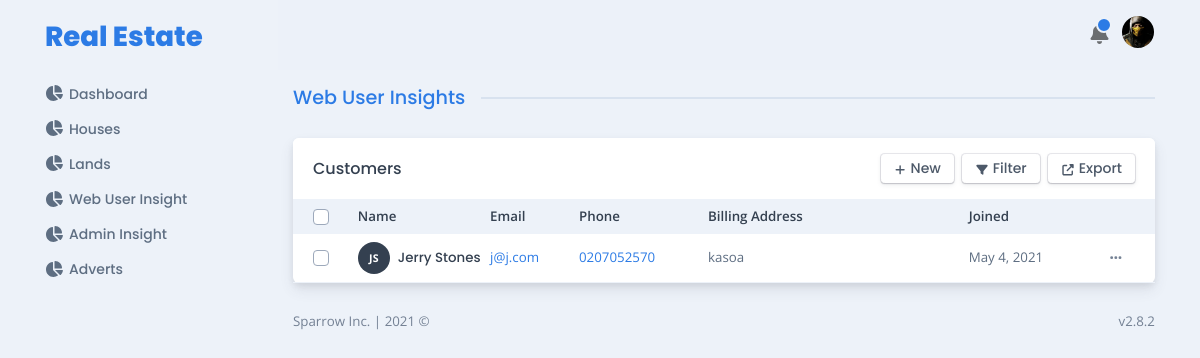
The app's page /user/site/visitors/ (signed in) with its own data.
### user/models.py (models this page shows, shortened)
class User(AbstractBaseUser, PermissionsMixin):
    uuid = models.UUIDField(default=uuid.uuid4, unique=True, blank=True, null=True)
    slug = models.SlugField(max_length=200, blank=True, null=True, unique=True)
    user_type = models.CharField(max_length=200, choices=USER_TYPES, blank=True, null=True)
    username = models.CharField(max_length=200, blank=True, null=True, unique=True)
    first_name = models.CharField(max_length=200, blank=True, null=True)
    last_name = models.CharField(max_length=200, blank=True, null=True)
    date_joined = models.DateTimeField(default=timezone.now)
    is_active = models.BooleanField(default=True, blank=True, null=True)
    is_staff = models.BooleanField(default=True, blank=True, null=True)
    is_superuser = models.BooleanField(default=False, blank=True, null=True)
    email = models.EmailField(max_length=200, blank=True, null=True, unique=True)
    phone_number = models.CharField(max_length=100, blank=True, null=True)
    address = models.CharField(max_length=100, blank=True, null=True)
    is_star = models.BooleanField(default=False, blank=True, null=True)
    profile = models.FileField(upload_to='profile/', blank=True,  null=True)
    gender = models.CharField(max_length=100, blank=True, null=True, choices=GENDER)
    reset_password = models.BooleanField(blank=True, null=True)
    is_logged_in = models.BooleanField(blank=True, null=True)
    login_at = models.DateTimeField(blank=True, null=True)
    objects = UserManager()
    USERNAME_FIELD = 'username'
    REQUIRED_FIELDS = ['first_name', 'last_name']
    def get_full_name(self):
        return f"{self.first_name} {self.last_name}"
    class Meta:
        db_table = 'user'
        ordering = ['-date_joined']

### user/views.py (the view)
# urls.py: path('site/visitors/', site_visitors, name='site-visitors'),
@login_required(login_url='user:login_register')
def site_visitors(request):
    object_list = User.objects.filter(user_type='NU')
    context = {
        'object_list': object_list
    }
    return render(request, 'user/site_visitors.html', context)

### templates/user/site_visitors.html (shortened to what this page needs)
{% extends 'layouts/admin.html' %}
{% block page_title %}
    Web User Insights
{% endblock %}
{% block contents %}
    <div class="card">
        <div class="card-header">
            <div class="row align-items-center justify-content-between">
                <div class="col-4 col-sm-auto d-flex align-items-center pr-0">
                    <h5 class="fs-0 mb-0 text-nowrap py-2 py-xl-0">Customers</h5>
                </div>
                <div class="col-8 col-sm-auto text-right pl-2">
                    <div id="customer-table-actions"><button class="btn btn-falcon-default btn-sm" type="button"><span class="fas fa-plus" data-fa-transform="shrink-3 down-2"></span><span class="d-none d-sm-inline-block ml-1">New</span></button><button class="btn btn-falcon-default btn-sm mx-2" type="button"><span class="fas fa-filter" data-fa-transform="shrink-3 down-2"></span><span class="d-none d-sm-inline-block ml-1">Filter</span></button><button class="btn btn-falcon-default btn-sm" type="button"><span class="fas fa-external-link-alt" data-fa-transform="shrink-3 down-2"></span><span class="d-none d-sm-inline-block ml-1">Export</span></button></div>
                </div>
            </div>
        </div>
        <div class="card-body p-0">
            <div class="falcon-data-table table-responsive">
                <table class="table table-sm mb-0 table-striped table-dashboard fs--1 data-table border-bottom border-200" data-options='{"searching":false,"responsive":false,"pageLength":12,"info":false,"lengthChange":false,"sWrapper":"falcon-data-table-wrapper","dom":"<&#39;row mx-1&#39;<&#39;col-sm-12 col-md-6&#39;l><&#39;col-sm-12 col-md-6&#39;f>><&#39;table-responsive&#39;tr><&#39;row no-gutters px-1 py-3 align-items-center justify-content-center&#39;<&#39;col-auto&#39;p>>","language":{"paginate":{"next":"<span class=\"fas fa-chevron-right\"></span>","previous":"<span class=\"fas fa-chevron-left\"></span>"}}}'>
                    <thead class="bg-200 text-900">
                    <tr>
                        <th class="align-middle no-sort pr-3">
                            <div class="custom-control custom-checkbox"></div>
                        </th>
                        <th class="align-middle sort">Name</th>
                        <th class="align-middle sort">Email</th>
                        <th class="align-middle sort">Phone</th>
                        <th class="align-middle sort pl-5" style="min-width: 200px;">Billing Address</th>
                        <th class="align-middle sort">Joined</th>
                        <th class="align-middle no-sort"></th>
                    </tr>
                    </thead>
                    <tbody id="customers">
                    {% for object in object_list %}
                        <tr class="btn-reveal-trigger">
                            <td class="py-2 align-middle white-space-nowrap">
                                <div class="custom-control custom-checkbox"></div>
                            </td>
                            <td class="py-2 align-middle white-space-nowrap customer-name-column">
                                <a href="{% url 'user:site-visitor' object.slug %}">
                                    <div class="media d-flex align-items-center">
                                        <div class="avatar avatar-xl mr-2">
                                            <div class="avatar-name rounded-circle">
                                                {% if object.profile %}
                                                    {{ object.profile.url }}
                                                {% else %}
                                                    <span>{{ object.first_name | slice:'1' }}{{ object.last_name | slice:'1' }}</span>
                                                {% endif %}
                                            </div>
                                        </div>
                                        <div class="media-body">
                                            <h5 class="mb-0 fs--1">{{ object.get_full_name }}</h5>
                                        </div>
                                    </div>
                                </a>
                            </td>
                            <td class="py-2 align-middle"><a href="mailto:{{ object.email }}">{{ object.email }}</a></td>
                            <td class="py-2 align-middle white-space-nowrap"> <a href="{{ object.phone_number }}">{{ object.phone_number }}</a></td>
                            <td class="py-2 align-middle pl-5">{{ object.address }}</td>
                            <td class="py-2 align-middle">{{ object.date_joined.date }}</td>
                            <td class="py-2 align-middle white-space-nowrap">
                                <div class="dropdown text-sans-serif"><button class="btn btn-link text-600 btn-sm dropdown-toggle btn-reveal mr-3" type="button" id="customer-dropdown-0" data-toggle="dropdown" data-boundary="viewport" aria-haspopup="true" aria-expanded="false"><span class="fas fa-ellipsis-h fs--1"></span></button>
                                </div>
                            </td>
                        </tr>
                    {% endfor %}
                    </tbody>
                </table>
            </div>
        </div>
    </div>
{% endblock %}

### templates/layouts/admin.html (shortened to what this page needs)
{% load static %}
<!DOCTYPE html>
<html lang="en-US" dir="ltr">
<head>
    <link href="{% static 'falcon/assets/lib/datatables-bs4/dataTables.bootstrap4.min.css' %}" rel="stylesheet">
    <link href="{% static 'falcon/assets/lib/datatables.net-responsive-bs4/responsive.bootstrap4.css' %}" rel="stylesheet">
    <link href="{% static 'falcon/assets/lib/perfect-scrollbar/perfect-scrollbar.css' %}" rel="stylesheet">
    <link href="{% static 'falcon/assets/lib/owl.carousel/owl.carousel.min.css' %}" rel="stylesheet">
    <link  href="{% static 'falcon/assets/lib/owl.carousel/owl.theme.default.min.css' %}" rel="stylesheet">
    <link href="{% static 'falcon/assets/css/theme.min.css' %}" rel="stylesheet">
    <link href="{% static 'falcon/assets/lib/dropzone/dropzone.min.css' %}" rel="stylesheet">
    <link href="{% static 'falcon/assets/lib/prismjs/prism-okaidia.css' %}" rel="stylesheet">
    <link href="{% static 'falcon/assets/lib/raty-js/jquery.raty.css'%}" rel="stylesheet">
</head>
<body>
<main class="main" id="top">
    <div class="container" data-layout="container">
        <nav class="navbar navbar-vertical navbar-expand-xl navbar-light" style="display:none;">
            <div class="d-flex align-items-center">
                <a class="navbar-brand" href="{% url 'user:admin-insight' %}">
                    <div class="d-flex align-items-center py-3">
                        <span class="text-sans-serif">Real Estate</span></div>
                </a>
            </div>
            <div class="collapse navbar-collapse" id="navbarVerticalCollapse">
                <div class="navbar-vertical-content perfect-scrollbar scrollbar">
                    <ul class="navbar-nav flex-column">
                        <li class="nav-item">
                            <a href="" class="nav-link">
                                <div class="d-flex align-items-center"><span class="nav-link-icon"><span class="fas fa-chart-pie"></span></span><span class="nav-link-text">Dashboard</span></div>
                            </a>
                        </li>
                        <li class="nav-item">
                            <a href="{% url 'estate:houses' %}" class="nav-link">
                                <div class="d-flex align-items-center"><span class="nav-link-icon"><span class="fas fa-chart-pie"></span></span><span class="nav-link-text">Houses</span></div>
                            </a>
                        </li>
                        <li class="nav-item">
                            <a href="{% url 'land:lands' %}" class="nav-link">
                                <div class="d-flex align-items-center"><span class="nav-link-icon"><span class="fas fa-chart-pie"></span></span><span class="nav-link-text">Lands</span></div>
                            </a>
                        </li>
                        <li class="nav-item">
                            <a href="{% url 'user:site-visitors' %}" class="nav-link">
                                <div class="d-flex align-items-center"><span class="nav-link-icon"><span class="fas fa-chart-pie"></span></span><span class="nav-link-text">Web User Insight</span></div>
                            </a>
                        </li>
                        <li class="nav-item">
                            <a href="{% url 'user:admin-insight' %}" class="nav-link">
                                <div class="d-flex align-items-center"><span class="nav-link-icon"><span class="fas fa-chart-pie"></span></span><span class="nav-link-text">Admin Insight</span></div>
                            </a>
                        </li>
                        <li class="nav-item">
                            <a href="{% url 'adverts:adverts' %}" class="nav-link">
                                <div class="d-flex align-items-center"><span class="nav-link-icon"><span class="fas fa-chart-pie"></span></span><span class="nav-link-text">Adverts</span></div>
                            </a>
                        </li>
                    </ul>
                </div>
            </div>
        </nav>
        <div class="content">
            <nav class="navbar navbar-light navbar-glass navbar-top sticky-kit navbar-expand" style="display:none;">
                <ul class="navbar-nav navbar-nav-icons ml-auto flex-row align-items-center">
                    <li class="nav-item d-none d-md-block">
                        <a class="nav-link px-3 py-0" href="https://prium.github.io/falcon/v3.0.0-beta6/" target="_blank"><img src="../assets/img/logos/bootstrap-5.png" alt="" height="35" /></a>
                    </li>
                    <li class="nav-item dropdown dropdown-on-hover">
                        <a class="nav-link notification-indicator notification-indicator-primary px-0 icon-indicator" id="navbarDropdownNotification" href="#" role="button" data-toggle="dropdown" aria-haspopup="true" aria-expanded="false"><span class="fas fa-bell fs-4" data-fa-transform="shrink-6"></span></a>
                    </li>
                    <li class="nav-item dropdown dropdown-on-hover"><a class="nav-link pr-0" id="navbarDropdownUser" href="#" role="button" data-toggle="dropdown" aria-haspopup="true" aria-expanded="false">
                        <div class="avatar avatar-xl">
                            <img class="rounded-circle" src="{% if user.profile %}{{ user.profile.url }}{% else %}{% static 'assets/img/profile.png' %}{% endif %}" alt="" />
                        </div>
                    </a>
                    </li>
                </ul>
            </nav>
            <div class="media mb-4 mt-3">
                <div class="media-body">
                    <h5 class="mb-0 text-primary position-relative"><span class="bg-200 pr-3">{% block page_title %}Put page title here{% endblock %}</span><span class="border position-absolute absolute-vertical-center w-100 z-index--1 l-0"></span></h5>
                </div>
            </div>
            {% block contents %}Put contents here{% endblock %}
            <footer>
                <div class="row no-gutters justify-content-between fs--1 mt-4 mb-3">
                    <div class="col-12 col-sm-auto text-center">
                        <p class="mb-0 text-600">Sparrow Inc. <span class="d-none d-sm-inline-block">| </span><br class="d-sm-none" /> 2021 &copy; </p>
                    </div>
                    <div class="col-12 col-sm-auto text-center">
                        <p class="mb-0 text-600">v2.8.2</p>
                    </div>
                </div>
            </footer>
        </div>
    </div>
</main>
</body>
</html>

### records on screen
User: profile (picture)
User: first_name "J", last_name "S", get_full_name "Jerry Stones", email "j@j.com", phone_number "0207052570", address "kasoa", date_joined "May 4, 2021"
